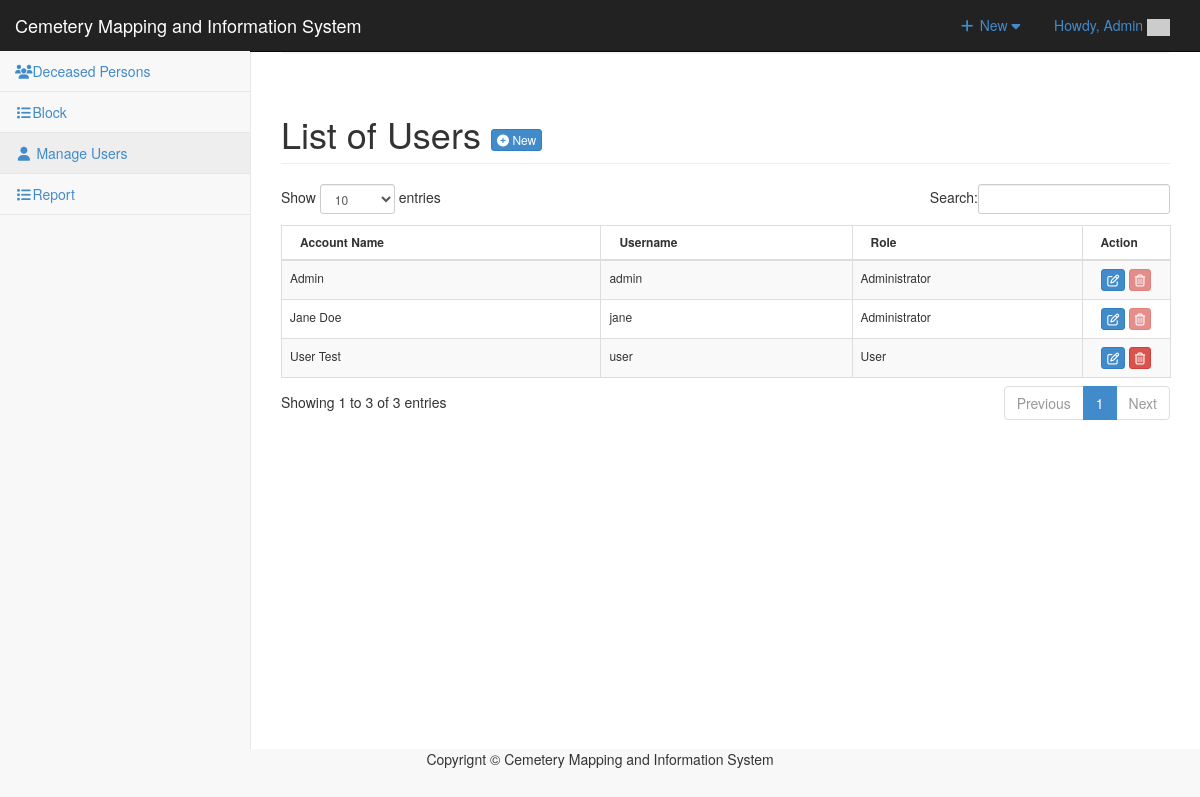
The app's page /admin/user/index.php (signed in), older data.
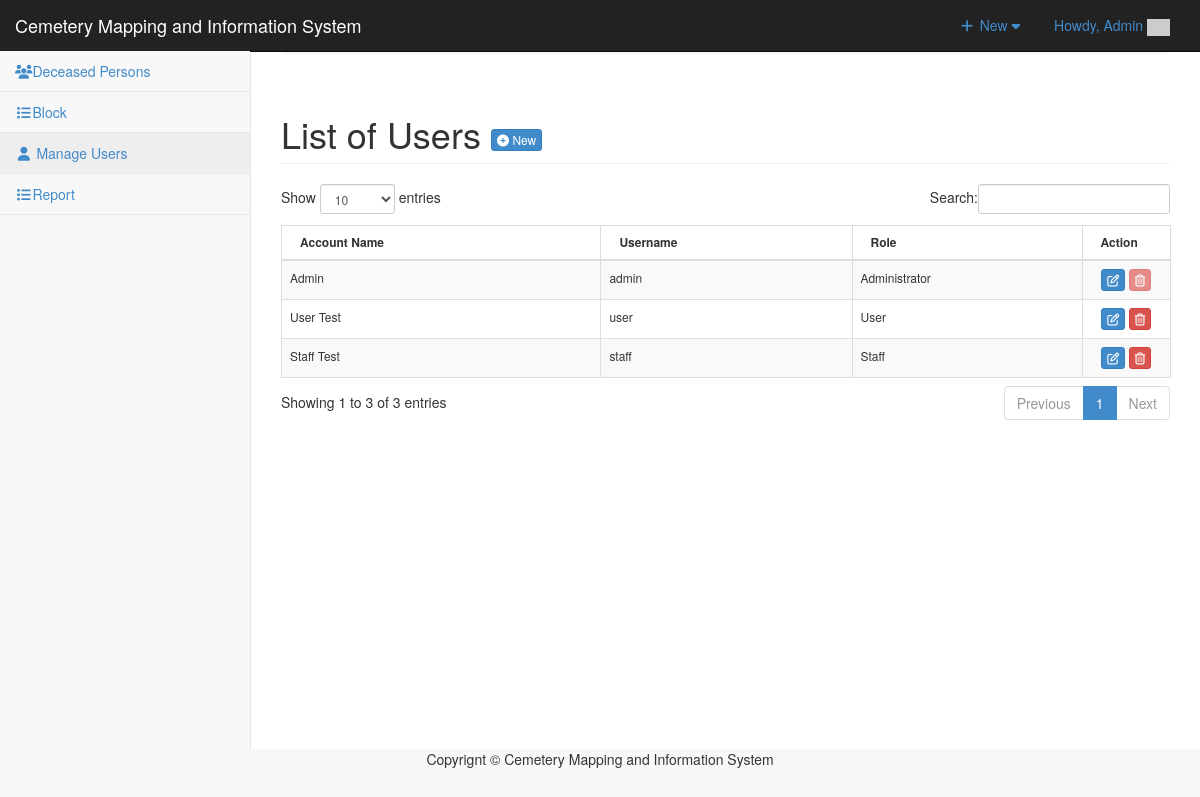
The same page, newer data.
### tables this page shows
CREATE TABLE `tbluseraccount` (
  `USERID` int(11) NOT NULL,
  `U_NAME` varchar(122) NOT NULL,
  `U_USERNAME` varchar(122) NOT NULL,
  `U_PASS` varchar(122) NOT NULL,
  `U_ROLE` varchar(30) NOT NULL,
  `USERIMAGE` varchar(255) NOT NULL
);

### admin/user/index.php (called while the page is built, shortened)
<?php
require_once ("../theme/templates.php");
?>

### include/database.php (called while the page is built, shortened)
<?php
class Database {
	var $sql_string = '';
	private $conn;
	public function open_connection() {
		$this->conn = mysqli_connect(server,user,pass);
		if(!$this->conn){
			echo "Problem in database connection! Contact administrator!";
			exit();
		}else{
			$db_select = mysqli_select_db($this->conn,database_name);
		}
	}
	function setQuery($sql='') {
		$this->sql_string=$sql;
	}
	function executeQuery() {
		$result = mysqli_query($this->conn,$this->sql_string);
		return $result;
	}
	private function confirm_query($result) {
		return $result;
	}
	function loadResultList( $key='' ) {
		$cur = $this->executeQuery();
		$array = array();
		while ($row = mysqli_fetch_object($cur)) {
			if ($key) {
				$array[$row->$key] = $row;
			} else {
				$array[] = $row;
			}
		}
		return $array;
	}
}
$mydb = new Database();
?>

### admin/user/list.php (the view, shortened to what this page needs)
<div class="row">
       	 <div class="col-lg-12">
            <h1 class="page-header">List of Users  <a href="index.php?view=add" class="btn btn-primary btn-xs  ">  <i class="fa fa-plus-circle fw-fa"></i> New</a>  </h1>
       		</div>
   		 </div>
	 		    <form action="controller.php?action=delete" Method="POST">
			      <div class="table-responsive">
				<table id="example" class="table table-striped table-bordered table-hover table-responsive" style="font-size:12px" cellspacing="0">
				  <thead>
				  	<tr>
				  		<th>
				  		 Account Name</th>
				  		<th>Username</th>
				  		<th>Role</th>
				  		<th width="10%" >Action</th>
				  	</tr>
				  </thead>
				  <tbody>
				  	<?php
				  		$mydb->setQuery("SELECT *
											FROM  `tbluseraccount`");
				  		$cur = $mydb->loadResultList();
						foreach ($cur as $result) {
				  		echo '<tr>';
				  		echo '<td>' . $result->U_NAME.'</a></td>';
				  		echo '<td>'. $result->U_USERNAME.'</td>';
				  		echo '<td>'. $result->U_ROLE.'</td>';
				  		If($result->USERID==$_SESSION['USERID'] || $result->U_ROLE=='MainAdministrator' || $result->U_ROLE=='Administrator') {
				  			$active = "Disabled";
				  		}else{
				  			$active = "";
				  		}
				  		echo '<td align="center" > <a title="Edit" href="index.php?view=edit&id='.$result->USERID.'"  class="btn btn-primary btn-xs  ">  <span class="fa fa-edit fw-fa"></span></a>
				  					 <a title="Delete" href="controller.php?action=delete&id='.$result->USERID.'" class="btn btn-danger btn-xs confirmation" '.$active.'><span class="fa fa-trash-o fw-fa"></span> </a>
				  					 </td>';
				  		echo '</tr>';
				  	}
				  	?>
				  </tbody>
				</table>
			</div>
				</form>
</div>

Row changes from the older to the newer data that the page shows:
removed tbluseraccount: U_NAME "Jane Doe", U_USERNAME "jane", U_ROLE "Administrator"
added tbluseraccount: U_NAME "Staff Test", U_USERNAME "staff", U_ROLE "Staff"
